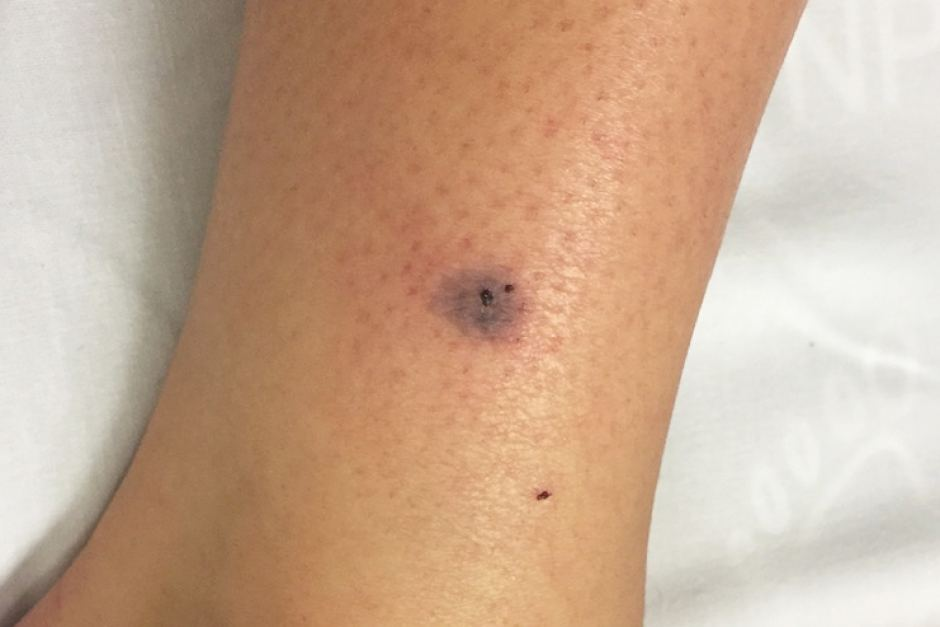
#> input picture project_snake_bite_detection/src/images/im.jpg, 940 x 627 px
$ python blob_detection.py
#> lines starting #> are read from the running program, lines starting #| are printed output that depends on the picture
import cv2
import numpy as np
import math
import urllib
import io
import urllib.request
import argparse


array_x = []
array_y = []

# [8 lines of commented-out code are left out]
url = "http://www.abc.net.au/news/image/6906366-3x2-940x627.jpg"
# url = "http://www.telegraph.co.uk/content/dam/news/2016/10/23/snake-xlarge_trans_NvBQzQNjv4BqjJeHvIwLm2xPr27m7LF8meIXyYL3FtpSLfbzyKLr2lI.jpg"


def distance(array_x, array_y, cimg):
    try:
        y = int(abs(array_x[1] - array_x[0])**2) + int(abs(array_y[1] - array_y[0])**2)
        y = math.sqrt(y)

        # draw the line between points
        cv2.line(cimg, (array_x[0], array_y[0]), (array_x[1], array_y[1]), (0, 255, 0), 2)

        # print line length
        label = "{} px".format(str(y))
        cv2.putText(cimg, label, (0, 15),
                    cv2.FONT_HERSHEY_SIMPLEX, 0.6, (0, 155, 81), 2)
    except IndexError:
        print('Bite does not found!')


def read_bite():
    # download the image URL and display it
    urllib.request.urlretrieve(url, "images/im.jpg")
#> (this line was passed over: the network is not available in this run)

    img = cv2.imread('images/im.jpg', 0)
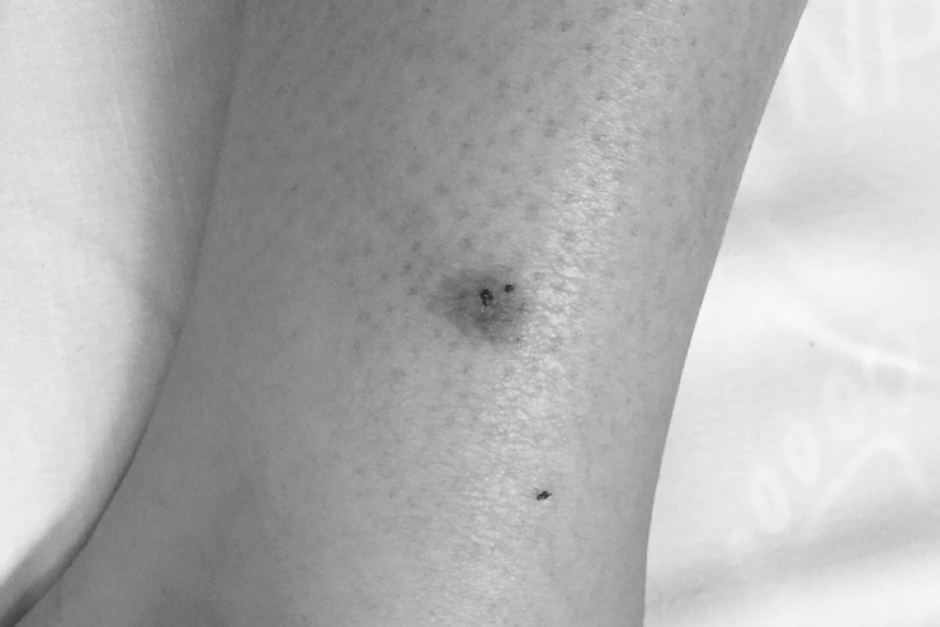
#> img: shape (627, 940); min 33, max 254, mean 176.9

    img = cv2.medianBlur(img, 5)

    cimg = cv2.cvtColor(img, cv2.COLOR_GRAY2BGR)

    # ret, cimg = cv2.threshold(img, 100, 255, cv2.THRESH_BINARY)

    circles = cv2.HoughCircles(img, cv2.HOUGH_GRADIENT, 1, 10, param1=100, param2=12, minRadius=0, maxRadius=10)
#> circles = [[486.5, 296.5, 6.9]]

    # detect the circles
    circles = np.uint16(np.around(circles))
#> circles = [[486, 296, 7]]

    for i in circles[0, :]:
        # draw the outer circle
        cv2.circle(cimg, (i[0], i[1]), i[2], (0, 255, 0), 2)
        # draw the center of the circle
        cv2.circle(cimg, (i[0], i[1]), 2, (0, 0, 255), 3)
        x, y = i[0], i[1]
        array_x.append(x)
        array_y.append(y)
#> this loop made 1 pass
#> (i, x, y) on pass 1: ([486, 296, 7], 486, 296)
#> cimg: shape (627, 940, 3); mean B, G, R 176.9, 177, 176.9
#> after the loop, array_x = [486]; array_y = [296]

    distance(array_x, array_y, cimg)

    cv2.imshow('detected circles', cimg)
    cv2.waitKey(0)
    cv2.destroyAllWindows()

read_bite()

$ run again, with project_snake_bite_detection/src/images/snakebite-girls-camp.jpg copied over project_snake_bite_detection/src/images/im.jpg
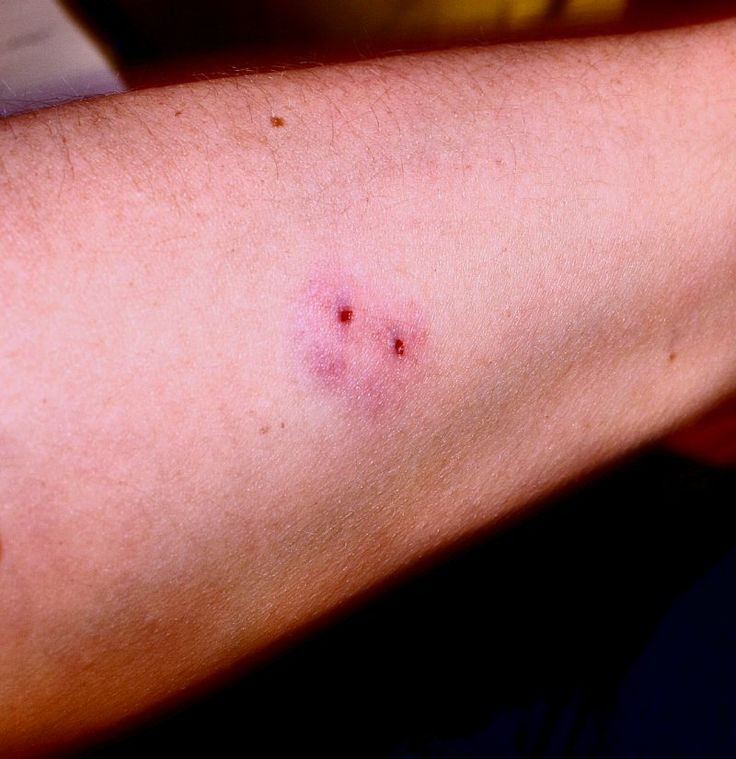
#> input picture project_snake_bite_detection/src/images/snakebite-girls-camp.jpg, 736 x 759 px
#> in read_bite, `img = cv2.imread('images/im.jpg', 0)`:
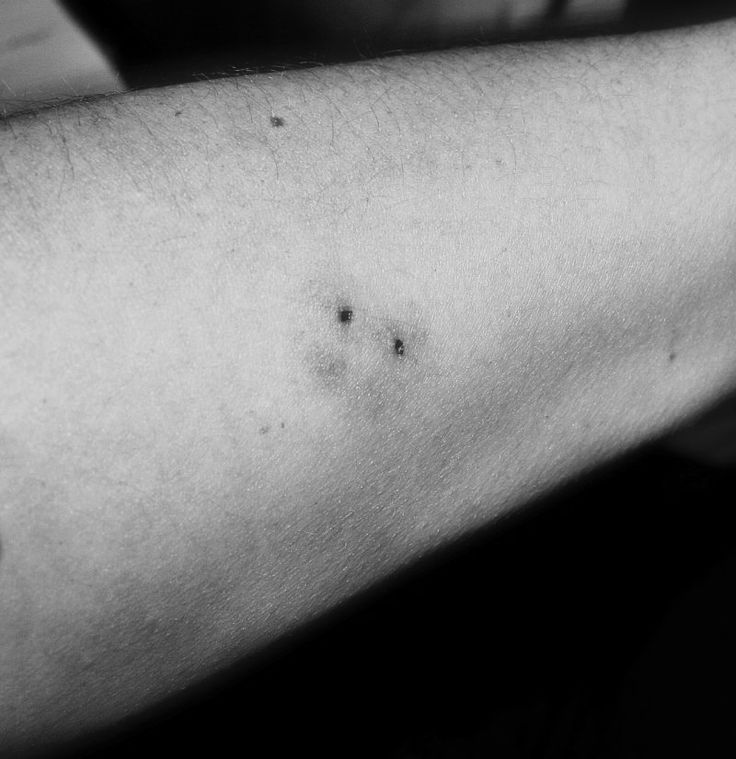
#> img: shape (759, 736); min 0, max 229, mean 117.1
#> in read_bite, `circles = cv2.HoughCircles(img, cv2.HOUGH_GRADIENT, 1, 10, param1=100,..`: circles = [[343.5, 313.5, 7.1]]
#> in read_bite, `circles = np.uint16(np.around(circles))`: circles = [[344, 314, 7]]
#> the loop in read_bite, `for i in circles[0, :]:` made 1 pass
#> (i, x, y) on pass 1: ([344, 314, 7], 344, 314)
#> after the loop in read_bite, `for i in circles[0, :]:`: array_x = [344]; array_y = [314]
